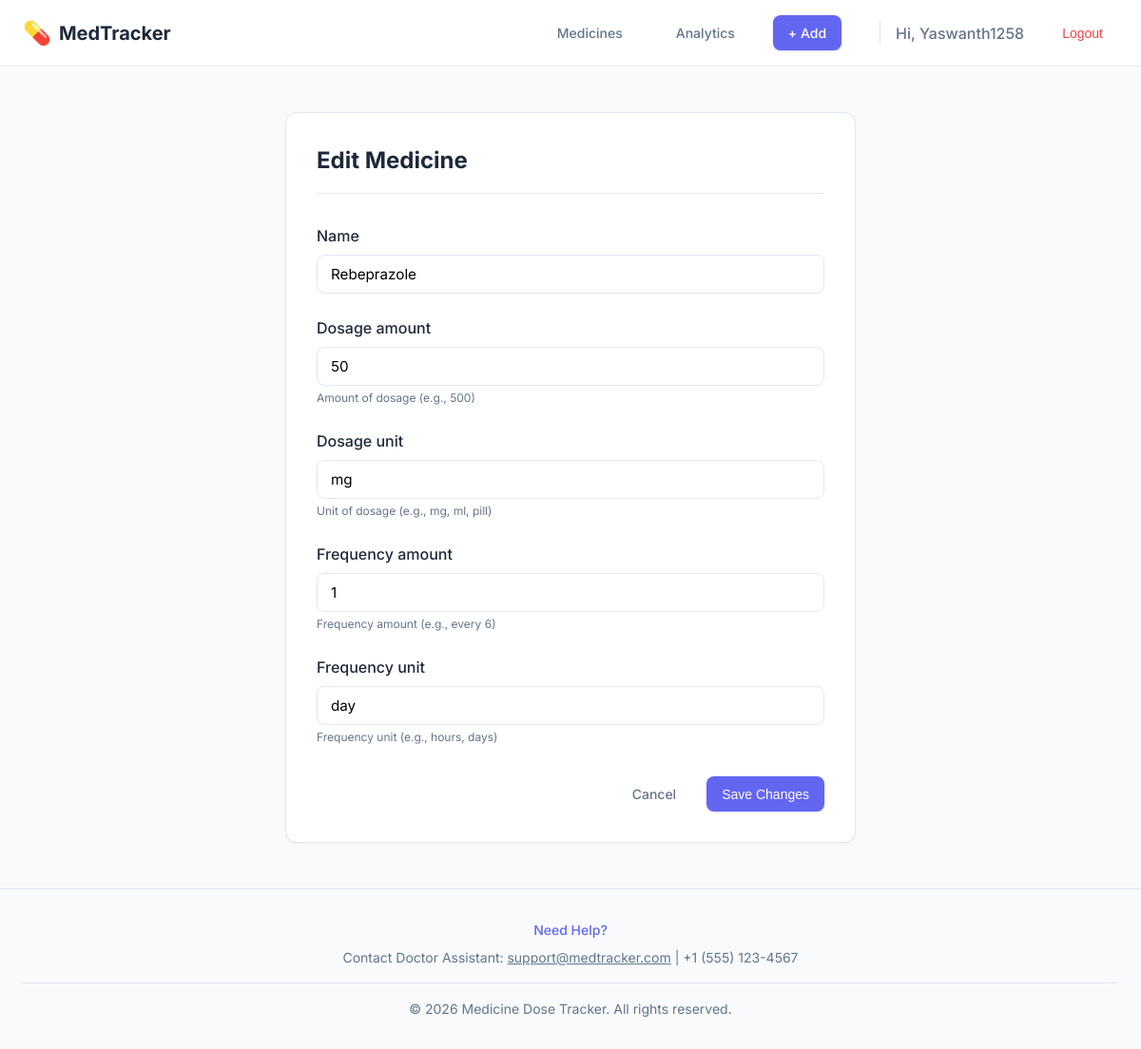
The app's page /medicines/1/edit/ (signed in) with its own data.
### medicines/models.py (models this page shows, shortened)
class Medicine(models.Model):
    user = models.ForeignKey(User, on_delete=models.CASCADE, related_name='medicines')
    name = models.CharField(max_length=200)
    dosage_amount = models.PositiveIntegerField(help_text="Amount of dosage (e.g., 500)")
    dosage_unit = models.CharField(max_length=50, help_text="Unit of dosage (e.g., mg, ml, pill)")
    frequency_amount = models.PositiveIntegerField(help_text="Frequency amount (e.g., every 6)")
    frequency_unit = models.CharField(max_length=50, help_text="Frequency unit (e.g., hours, days)")
    time_of_day = models.TimeField(help_text="Time to take the medicine", null=True, blank=True)
    created_at = models.DateTimeField(auto_now_add=True)

### medicines/views.py (the view)
# urls.py: path('<int:pk>/edit/', MedicineUpdateView.as_view(), name='medicine_edit'),
class MedicineUpdateView(LoginRequiredMixin, UpdateView):
    model = Medicine
    form_class = MedicineForm
    template_name = 'medicines/medicine_form.html'
    success_url = reverse_lazy('medicine_list')
    def get_queryset(self):
        return Medicine.objects.filter(user=self.request.user)

### medicines/forms.py
class MedicineForm(forms.ModelForm):
    class Meta:
        model = Medicine
        fields = ['name', 'dosage_amount', 'dosage_unit', 'frequency_amount', 'frequency_unit']
        widgets = {
            'name': forms.TextInput(attrs={'class': 'form-control'}),
            'dosage_amount': forms.NumberInput(attrs={'class': 'form-control'}),
            'dosage_unit': forms.TextInput(attrs={'class': 'form-control'}),
            'frequency_amount': forms.NumberInput(attrs={'class': 'form-control'}),
            'frequency_unit': forms.TextInput(attrs={'class': 'form-control'}),
        }

### templates/medicines/medicine_form.html (shortened to what this page needs)
{% extends 'base.html' %}
{% block content %}
<div style="max-width: 600px; margin: 0 auto;">
    <div class="card">
        <h2 style="margin-bottom: 2rem; padding-bottom: 1rem; border-bottom: 1px solid var(--border-color);">
            {% if form.instance.pk %}Edit Medicine{% else %}Add New Medicine{% endif %}
        </h2>
        <form method="post">
            {% for field in form %}
            <div class="form-group">
                <label for="{{ field.id_for_label }}" class="form-label">{{ field.label }}</label>
                {{ field }}
                {% if field.help_text %}
                <p class="help-text">{{ field.help_text }}</p>
                {% endif %}
            </div>
            {% endfor %}
            <div class="form-actions" style="justify-content: flex-end;">
                <a href="{% url 'medicine_list' %}" class="btn btn-text">Cancel</a>
                <button type="submit" class="btn btn-primary">
                    {% if form.instance.pk %}Save Changes{% else %}Add Medicine{% endif %}
                </button>
            </div>
        </form>
    </div>
</div>
{% endblock %}

### templates/base.html (shortened to what this page needs)
{% load static %}
<!DOCTYPE html>
<html lang="en">
<head>
    <link rel="stylesheet" href="{% static 'css/style.css' %}">
</head>
<body>
    <header class="app-header">
        <div class="container header-content">
            <a href="{% url 'medicine_list' %}" class="logo">
                <span class="logo-icon">💊</span> MedTracker
            </a>
            <nav class="main-nav">
                {% if user.is_authenticated %}
                <a href="{% url 'medicine_list' %}" class="btn btn-text">Medicines</a>
                <a href="{% url 'medicine_analytics' %}" class="btn btn-text">Analytics</a>
                <a href="{% url 'medicine_add' %}" class="btn btn-primary" style="margin-right: 0.5rem;">+ Add</a>
                <span class="user-greeting"
                    style="border-left: 1px solid var(--border-color); padding-left: 1rem; margin-left: 0.5rem;">Hi,
                    {{user.username}}</span>
                <form action="{% url 'logout' %}" method="post" style="display: inline;">
                    <button type="submit" class="btn btn-text" style="color: var(--danger-color);">Logout</button>
                </form>
                {% else %}
                <a href="{% url 'login' %}" class="btn btn-text">Log in</a>
                <a href="{% url 'signup' %}" class="btn btn-primary">Sign up</a>
                {% endif %}
            </nav>
        </div>
    </header>
    <main class="app-main">
        <div class="container">
            {% block content %}
            {% endblock %}
        </div>
    </main>
    <footer class="app-footer">
        <div class="container">
            <div style="margin-bottom: 1rem;">
                <p style="font-weight: 500; margin-bottom: 0.5rem; color: var(--primary-color);">Need Help?</p>
                <p>Contact Doctor Assistant: <a href="mailto:support@medtracker.com"
                        style="text-decoration: underline;">support@medtracker.com</a> | +1 (555) 123-4567</p>
            </div>
            <p style="border-top: 1px solid var(--border-color); padding-top: 1rem; margin-top: 1rem;">
                &copy; {% now "Y" %} Medicine Dose Tracker. All rights reserved.
            </p>
        </div>
    </footer>
</body>
</html>

### static/css/style.css (style rules this page uses)
:root { --primary-color: #6366f1; --primary-hover: #4f46e5; --bg-color: #f8fafc; --surface-color: #ffffff; --text-primary: #1e293b; --text-secondary: #64748b; --border-color: #e2e8f0; --success-color: #10b981; --danger-color: #ef4444; --shadow-sm: 0 1px 2px 0 rgb(0 0 0 / 0.05); --shadow-md: 0 4px 6px -1px rgb(0 0 0 / 0.1), 0 2px 4px -2px rgb(0 0 0 / 0.1); --radius-md: 0.5rem; --radius-lg: 0.75rem; --font-sans: 'Inter', system-ui, -apple-system, sans-serif; }
* { box-sizing: border-box; margin: 0; padding: 0; }
body { font-family: var(--font-sans); background-color: var(--bg-color); color: var(--text-primary); line-height: 1.5; min-height: 100vh; display: flex; flex-direction: column; }
a { text-decoration: none; color: inherit; transition: color 0.2s; }
.container { max-width: 1200px; margin: 0 auto; padding: 0 1.5rem; }
.app-header { background-color: var(--surface-color); border-bottom: 1px solid var(--border-color); padding: 1rem 0; position: sticky; top: 0; z-index: 10; }
.header-content { display: flex; justify-content: space-between; align-items: center; }
.logo { font-weight: 700; font-size: 1.25rem; color: var(--text-primary); display: flex; align-items: center; gap: 0.5rem; }
.logo-icon { font-size: 1.5rem; }
.main-nav { display: flex; align-items: center; gap: 1.5rem; }
.user-greeting { color: var(--text-secondary); font-weight: 500; }
.btn { display: inline-flex; align-items: center; justify-content: center; padding: 0.5rem 1rem; border-radius: var(--radius-md); font-weight: 500; font-size: 0.875rem; cursor: pointer; border: none; transition: all 0.2s cubic-bezier(0.4, 0, 0.2, 1); transform: scale(1); }
.btn-primary { background-color: var(--primary-color); color: white; box-shadow: 0 1px 2px rgba(99, 102, 241, 0.3); }
.btn-text { background-color: transparent; color: var(--text-secondary); }
.app-main { flex: 1; padding: 3rem 0; }
.card { background-color: var(--surface-color); border-radius: var(--radius-lg); box-shadow: var(--shadow-sm); padding: 2rem; border: 1px solid var(--border-color); transition: all 0.3s ease; }
.form-group { margin-bottom: 1.5rem; }
.form-label { display: block; margin-bottom: 0.5rem; font-weight: 500; color: var(--text-primary); }
.form-control { width: 100%; padding: 0.625rem 0.875rem; border: 1px solid var(--border-color); border-radius: var(--radius-md); font-family: inherit; font-size: 0.95rem; transition: border-color 0.2s; }
.form-actions { margin-top: 2rem; display: flex; gap: 1rem; }
h1, h2, h3 { color: var(--text-primary); margin-bottom: 1.5rem; }
.app-footer { padding: 2rem 0; margin-top: auto; border-top: 1px solid var(--border-color); text-align: center; color: var(--text-secondary); font-size: 0.875rem; }
.help-text { font-size: 0.75rem; color: var(--text-secondary); margin-top: 0.25rem; }

### records on screen
Medicine: form "Rebeprazole" "50" "mg" "1" "day"

### other values on screen
{{ user.username }} "Yaswanth1258"
{{ field.label }} "Name" "Dosage amount" "Dosage unit" "Frequency amount" "Frequency unit"
{{ field.help_text }} "Amount of dosage (e.g., 500)" "Unit of dosage (e.g., mg, ml, pill)" "Frequency amount (e.g., every 6)" "Frequency unit (e.g., hours, days)"
